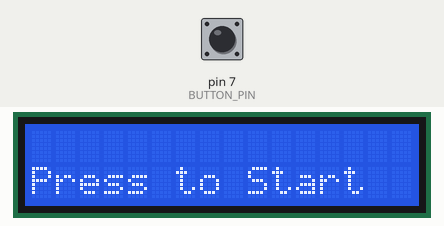
This sketch was run on a simulated Arduino Uno, built with avr-gcc and run on an emulated ATmega328P. On the bench: 16×2 character LCD. Inputs (shaded band) come from the test bench; at power-on: pin 7 (BUTTON_PIN) HIGH.

Above: at 0.8 s.
0.9 s: pin 7 (BUTTON_PIN) pulled LOW for 0.15 s
At 1.03 s:
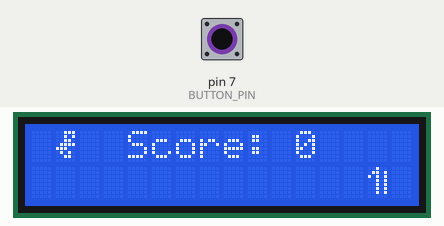
3.1 s: pin 7 (BUTTON_PIN) pulled LOW for 1 s
At 4.58 s:
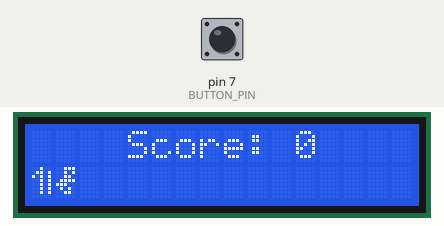
7.1 s: pin 7 (BUTTON_PIN) pulled LOW for 0.15 s
At 7.27 s:
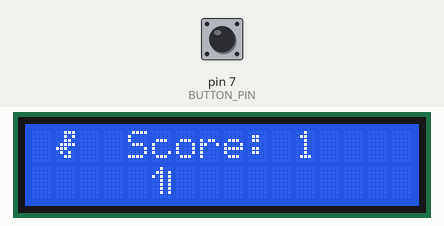
9.6 s: pin 7 (BUTTON_PIN) pulled LOW for 3.2 s
At 10.24 s:
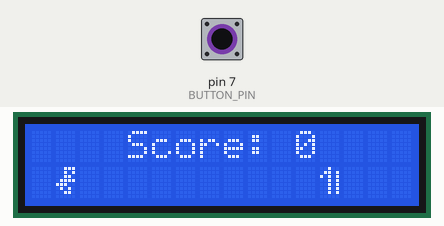
Timing chart, 0 to 12.6 s (numbered marks = the images above; inputs shaded):
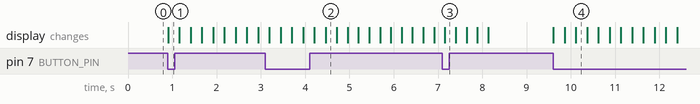

The sketch:

DinoJump.ino
```cpp
// Include the LCD library
#include <LiquidCrystal.h>

// LCD Pin Configuration
const int rs = 12, en = 11, d4 = 5, d5 = 4, d6 = 3, d7 = 2;
LiquidCrystal lcd(rs, en, d4, d5, d6, d7);

// Button Pin Configuration
#define BUTTON_PIN 7 // Using digital pin 7 for the jump button

// Game Configuration
const int DINO_POSITION_X = 1;
const int GROUND_LEVEL = 1;
const int JUMP_LEVEL = 0;
const unsigned long JUMP_TIME = 450;

// Game State Variables
int dino_y = GROUND_LEVEL;
int obstacle_x = 15; // Obstacle is back to only having an X position
int score = 0;
bool isJumping = false;
bool isGameOver = false;
unsigned long jumpStartTime;
int gameSpeed = 250;

// Custom Characters
byte dino[8] = { B00111, B00101, B00110, B01111, B11100, B01010, B00110, B00000 };
// This is the original cactus sprite you had
byte cactus[8] = { B00100, B01101, B10101, B00101, B00101, B00101, B00101, B00000 };

void setup() {
  lcd.begin(16, 2);

  // Set up the button pin
  pinMode(BUTTON_PIN, INPUT_PULLUP);

  // Create just the two characters
  lcd.createChar(0, dino);
  lcd.createChar(1, cactus);

  lcd.print("Dino Jump Game!");
  lcd.setCursor(0, 1);
  lcd.print("Press to Start");

  // Wait for a button press (LOW) to start
  while (digitalRead(BUTTON_PIN) == HIGH) {
    // Do nothing, just wait
  }

  resetGame();
}

void loop() {
  if (!isGameOver) {
    handleButton();
    handleJump();
    moveObstacle();
    checkCollision();
    drawGameScreen();
    delay(gameSpeed);
  } else {
    // Wait for a button press (LOW) to restart
    if (digitalRead(BUTTON_PIN) == LOW) {
      resetGame();
    }
  }
}

// Reads the digital button
void handleButton() {
  if (digitalRead(BUTTON_PIN) == LOW && !isJumping) {
    isJumping = true;
    dino_y = JUMP_LEVEL;
    jumpStartTime = millis();
  }
}

void handleJump() {
  if (isJumping) {
    if (millis() - jumpStartTime > JUMP_TIME) {
      isJumping = false;
      dino_y = GROUND_LEVEL;
    }
  }
}

// Obstacle logic
void moveObstacle() {
  obstacle_x--;

  // If obstacle is off-screen, reset it and increase score
  if (obstacle_x < 0) { // Using < 0 for original feel
    obstacle_x = 15; // Reset to the far right
    score++;

    if (gameSpeed > 100) {
      gameSpeed -= 10;
    }
  }
}

// Collision logic
void checkCollision() {
  // A collision occurs if the obstacle is at the Dino's X position
  // AND the Dino is on the ground (not jumping)
  if (obstacle_x == DINO_POSITION_X && dino_y == GROUND_LEVEL) {
    isGameOver = true;
    displayGameOver();
  }
}

// Drawing logic
void drawGameScreen() {
  lcd.clear();

  // Draw Dino
  lcd.setCursor(DINO_POSITION_X, dino_y);
  lcd.write((byte)0);

  // Draw the cactus on the ground
  lcd.setCursor(obstacle_x, GROUND_LEVEL);
  lcd.write((byte)1);

  // Draw Score
  lcd.setCursor(4, 0);
  lcd.print("Score: ");
  lcd.print(score);
}

void displayGameOver() {
  lcd.clear();
  lcd.setCursor(3, 0);
  lcd.print("GAME OVER!");
  lcd.setCursor(1, 1);
  lcd.print("Score: ");
  lcd.print(score);
}

// Reset logic
void resetGame() {
  score = 0;
  obstacle_x = 15; // Reset obstacle position
  dino_y = GROUND_LEVEL;
  isJumping = false;
  isGameOver = false;
  gameSpeed = 250;
  lcd.clear();
}
```

Measured:
- after the input at 0.9 s, the display: changes at once (image 1)
- after the input at 3.1 s, the display: first changes after 0.09 s (image 2 shows a later state)
- after the input at 7.1 s, the display: changes after 0.06 s (image 3)
- after the input at 9.6 s, the display: first changes at once (image 4 shows a later state)
